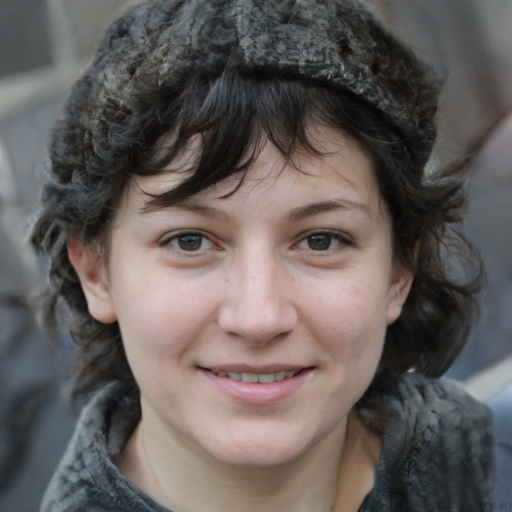
#> input picture source_faces/face_01.jpg, 1024 x 1024 px (shown at 1/2 size); its folder holds only this picture in this run
$ python -i recognizer.py   (imports and definitions only)
#> lines starting #> are read from the running program, lines starting #| are printed output that depends on the picture
from dataclasses import dataclass
from pathlib import Path

import cv2
import numpy as np
from PIL import Image

import composer
import features


@dataclass
class Match:
    rank: int
    label: int
    subject: str
    distance: float

    @property
    def similarity(self) -> float:
        return round(1 / (1 + self.distance / 100), 4)

_REGION_SIZE = (200, 200)


def _component_gray(path: Path) -> np.ndarray:
#> called with path = 'source_faces/face_01.jpg'
    img = Image.open(path).convert("RGBA")
    if img.size != composer.CANVAS_SIZE:
        img = img.resize(composer.CANVAS_SIZE, Image.LANCZOS)
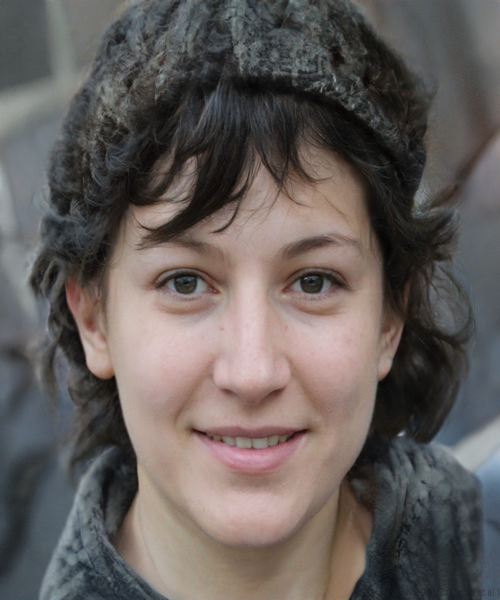
#> img: PIL image 500x600 RGBA; mean R, G, B, A 100.8, 94, 91.4, 255
    canvas = Image.new("RGBA", composer.CANVAS_SIZE, (255, 255, 255, 255))
#> canvas: PIL image 500x600 RGBA; every value is 255
    canvas = Image.alpha_composite(canvas, img)
    gray = np.array(canvas.convert("L"))
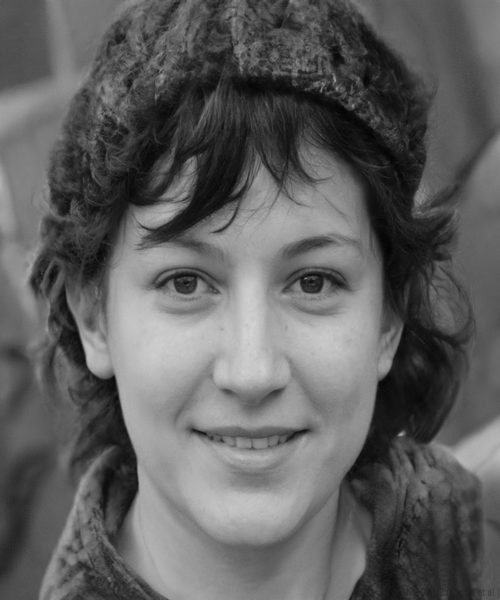
#> gray: shape (600, 500); min 4, max 211, mean 95.7
    return cv2.resize(gray, _REGION_SIZE)
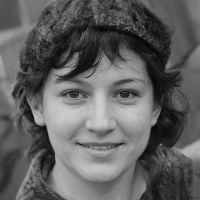
#> returned value: shape (200, 200); min 5, max 211, mean 95.9


def _subject_stems() -> list[str]:
    """All subject identifiers present across the component folders (face_NN)."""
    stems: set[str] = set()
    for category in composer.LAYER_ORDER:
        folder = composer.FACES_DIR / category
        if folder.exists():
            stems.update(p.stem for p in folder.glob("*.png"))
    return sorted(stems)


def recognize_selection(selection: dict[str, Path | None], top_n: int = 5) -> list[Match]:
    chosen = {cat: path for cat, path in selection.items() if path}
    if not chosen:
        raise RuntimeError("Selecione ao menos um componente para reconhecer.")

    query = {cat: features.lbp_histogram(_component_gray(path)) for cat, path in chosen.items()}

    scores: dict[str, float] = {}
    for subject in _subject_stems():
        total, n = 0.0, 0
        for cat in chosen:
            comp_path = composer.FACES_DIR / cat / f"{subject}.png"
            if not comp_path.exists():
                continue
            subj_hist = features.lbp_histogram(_component_gray(comp_path))
            total += _chi_squared(query[cat], subj_hist)
            n += 1
        if n:
            scores[subject] = total / n

    ranked = sorted(scores.items(), key=lambda x: x[1])[:top_n]
    return [
        Match(rank=i + 1, label=-1, subject=subject, distance=round(dist, 2))
        for i, (subject, dist) in enumerate(ranked)
    ]


def _chi_squared(h1: np.ndarray, h2: np.ndarray) -> float:
    eps = 1e-10
    return float(np.sum((h1 - h2) ** 2 / (h1 + h2 + eps)))

>>> result = _component_gray('source_faces/face_01.jpg')

$ run again, on source_faces/face_02.jpg
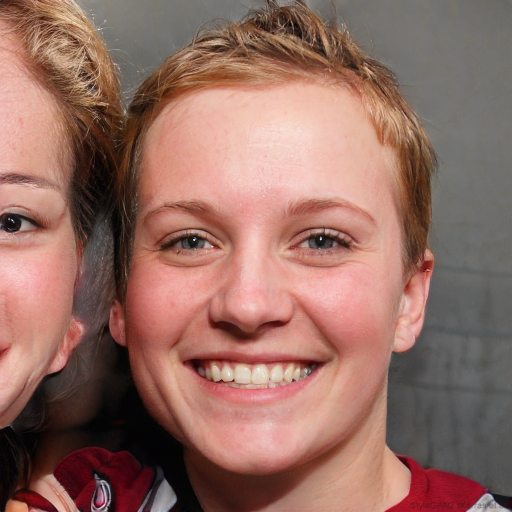
#> input picture source_faces/face_02.jpg, 1024 x 1024 px (shown at 1/2 size)
#> canvas: PIL image 500x600 RGBA; every value is 255
#> in _component_gray, `gray = np.array(canvas.convert("L"))`:
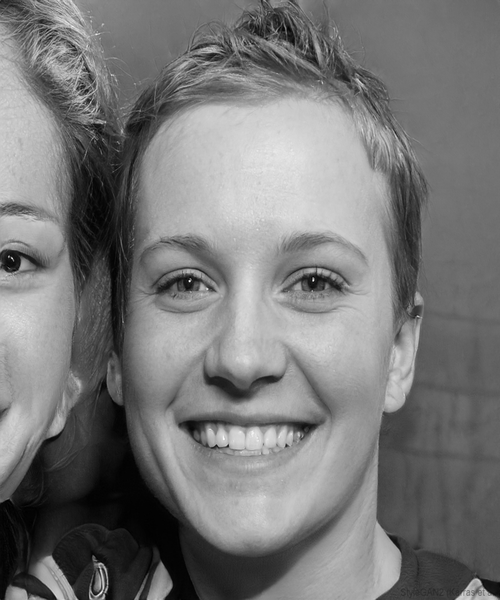
#> gray: shape (600, 500); min 0, max 255, mean 119.6
#> in _component_gray, `return cv2.resize(gray, _REGION_SIZE)`:
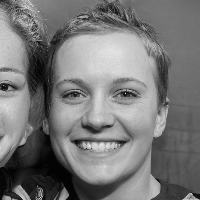
#> returned value: shape (200, 200); min 1, max 244, mean 119.7

$ run again, on source_faces/face_03.jpg
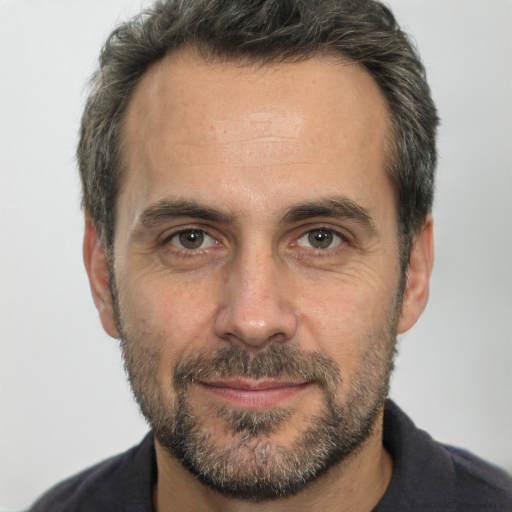
#> input picture source_faces/face_03.jpg, 1024 x 1024 px (shown at 1/2 size)
#> canvas: PIL image 500x600 RGBA; every value is 255
#> in _component_gray, `gray = np.array(canvas.convert("L"))`:
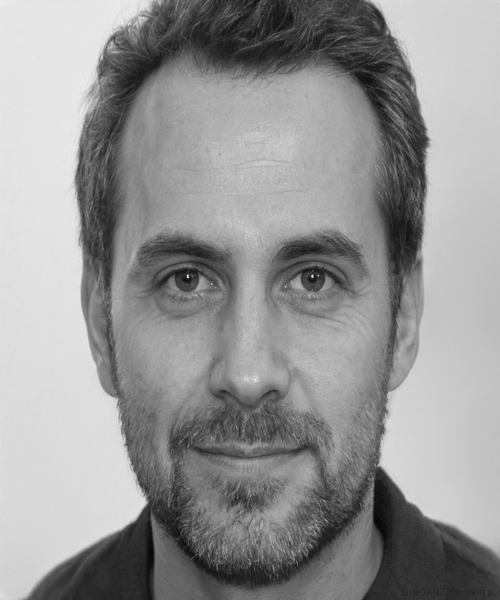
#> gray: shape (600, 500); min 7, max 255, mean 148.6
#> in _component_gray, `return cv2.resize(gray, _REGION_SIZE)`:
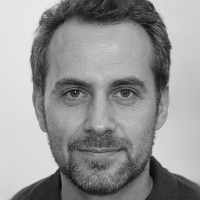
#> returned value: shape (200, 200); min 8, max 234, mean 148.7

$ run again, on source_faces/face_04.jpg
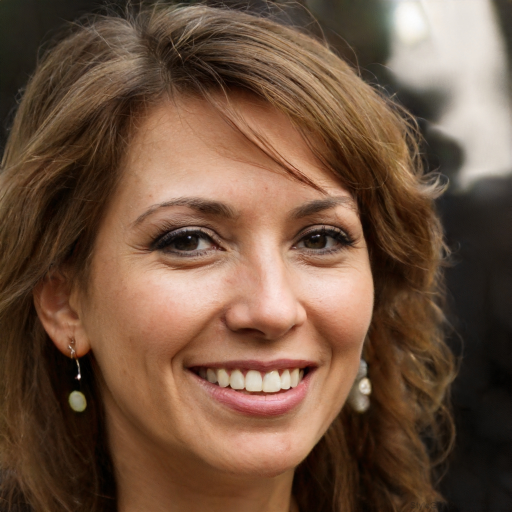
#> input picture source_faces/face_04.jpg, 1024 x 1024 px (shown at 1/2 size)
#> canvas: PIL image 500x600 RGBA; every value is 255
#> in _component_gray, `gray = np.array(canvas.convert("L"))`:
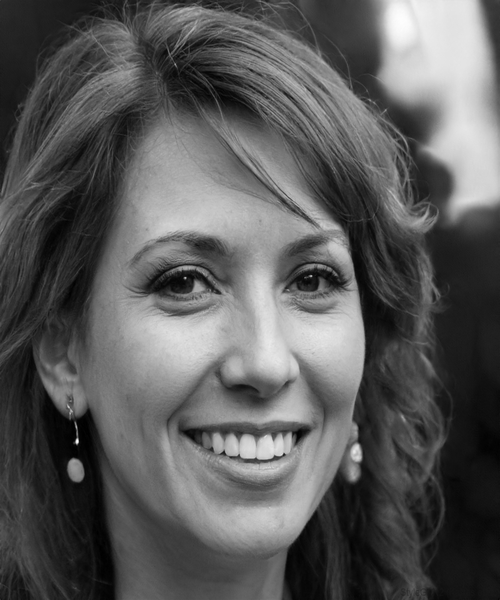
#> gray: shape (600, 500); min 0, max 255, mean 89.8
#> in _component_gray, `return cv2.resize(gray, _REGION_SIZE)`:
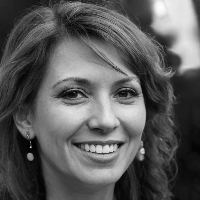
#> returned value: shape (200, 200); min 0, max 253, mean 89.8
